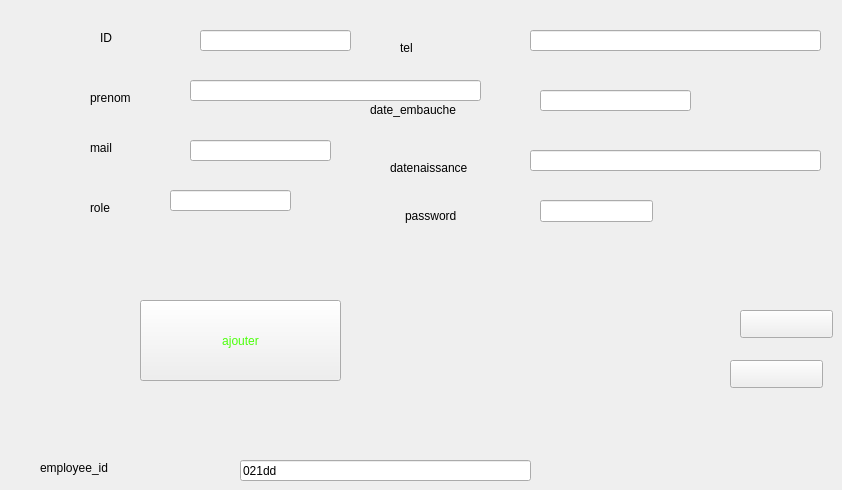
      <widget class="QWidget" name="tab">
       <property name="enabled">
        <bool>true</bool>
       </property>
       <attribute name="title">
        <string>add</string>
       </attribute>
       <widget class="QLabel" name="label_19">
        <property name="geometry">
         <rect>
          <x>100</x>
          <y>30</y>
          <width>56</width>
          <height>16</height>
         </rect>
        </property>
        <property name="text">
         <string>ID</string>
        </property>
       </widget>
       <widget class="QLabel" name="label_29">
        <property name="geometry">
         <rect>
          <x>90</x>
          <y>90</y>
          <width>56</width>
          <height>16</height>
         </rect>
        </property>
        <property name="text">
         <string>prenom</string>
        </property>
       </widget>
       <widget class="QLabel" name="label_30">
        <property name="geometry">
         <rect>
          <x>90</x>
          <y>140</y>
          <width>56</width>
          <height>16</height>
         </rect>
        </property>
        <property name="text">
         <string>mail</string>
        </property>
       </widget>
       <widget class="QLabel" name="label_31">
        <property name="geometry">
         <rect>
          <x>90</x>
          <y>200</y>
          <width>91</width>
          <height>16</height>
         </rect>
        </property>
        <property name="text">
         <string>role</string>
        </property>
       </widget>
       <widget class="QLabel" name="label_32">
        <property name="geometry">
         <rect>
          <x>370</x>
          <y>100</y>
          <width>111</width>
          <height>20</height>
         </rect>
        </property>
        <property name="text">
         <string>date_embauche</string>
        </property>
       </widget>
       <widget class="QLabel" name="label_34">
        <property name="geometry">
         <rect>
          <x>40</x>
          <y>460</y>
          <width>91</width>
          <height>16</height>
         </rect>
        </property>
        <property name="text">
         <string>employee_id</string>
        </property>
       </widget>
       <widget class="QPushButton" name="ajouter">
        <property name="geometry">
         <rect>
          <x>140</x>
          <y>300</y>
          <width>201</width>
          <height>81</height>
         </rect>
        </property>
        <property name="styleSheet">
         <string notr="true">color:rgb(75, 255, 10)</string>
        </property>
        <property name="text">
         <string>ajouter</string>
        </property>
       </widget>
       <widget class="QPushButton" name="updatebutton">
        <property name="geometry">
         <rect>
          <x>740</x>
          <y>310</y>
          <width>93</width>
          <height>28</height>
         </rect>
        </property>
        <property name="text">
         <string/>
        </property>
       </widget>
       <widget class="QPushButton" name="clear_fields_add">
        <property name="geometry">
         <rect>
          <x>730</x>
          <y>360</y>
          <width>93</width>
          <height>28</height>
         </rect>
        </property>
        <property name="text">
         <string/>
        </property>
       </widget>
       <widget class="QLabel" name="label_36">
        <property name="geometry">
         <rect>
          <x>390</x>
          <y>160</y>
          <width>91</width>
          <height>16</height>
         </rect>
        </property>
        <property name="text">
         <string>datenaissance</string>
        </property>
       </widget>
       <widget class="QLineEdit" name="date_embauche_lineEdit">
        <property name="geometry">
         <rect>
          <x>540</x>
          <y>90</y>
          <width>151</width>
          <height>21</height>
         </rect>
        </property>
        <property name="text">
         <string/>
        </property>
       </widget>
       <widget class="QLineEdit" name="id_lineEdit">
        <property name="geometry">
         <rect>
          <x>200</x>
          <y>30</y>
          <width>151</width>
          <height>21</height>
         </rect>
        </property>
        <property name="styleSheet">
         <string notr="true"/>
        </property>
        <property name="text">
         <string/>
        </property>
       </widget>
       <widget class="QLineEdit" name="mail_lineEdit">
        <property name="geometry">
         <rect>
          <x>190</x>
          <y>140</y>
          <width>141</width>
          <height>21</height>
         </rect>
        </property>
        <property name="text">
         <string/>
        </property>
       </widget>
       <widget class="QLineEdit" name="employee_id_lineEdit">
        <property name="geometry">
         <rect>
          <x>240</x>
          <y>460</y>
          <width>291</width>
          <height>21</height>
         </rect>
        </property>
        <property name="text">
         <string>021dd</string>
        </property>
       </widget>
       <widget class="QLineEdit" name="role_lineEdit">
        <property name="geometry">
         <rect>
          <x>170</x>
          <y>190</y>
          <width>121</width>
          <height>21</height>
         </rect>
        </property>
        <property name="text">
         <string/>
        </property>
       </widget>
       <widget class="QLineEdit" name="prenom_lineEdit">
        <property name="geometry">
         <rect>
          <x>190</x>
          <y>80</y>
          <width>291</width>
          <height>21</height>
         </rect>
        </property>
        <property name="text">
         <string/>
        </property>
       </widget>
       <widget class="QLineEdit" name="datenaissance_lineEdit">
        <property name="geometry">
         <rect>
          <x>530</x>
          <y>150</y>
          <width>291</width>
          <height>21</height>
         </rect>
        </property>
        <property name="text">
         <string/>
        </property>
       </widget>
       <widget class="QLineEdit" name="tel_lineEdit">
        <property name="geometry">
         <rect>
          <x>530</x>
          <y>30</y>
          <width>291</width>
          <height>21</height>
         </rect>
        </property>
        <property name="text">
         <string/>
        </property>
       </widget>
       <widget class="QLabel" name="label_37">
        <property name="geometry">
         <rect>
          <x>400</x>
          <y>40</y>
          <width>91</width>
          <height>16</height>
         </rect>
        </property>
        <property name="text">
         <string>tel</string>
        </property>
       </widget>
       <widget class="QLabel" name="label_39">
        <property name="geometry">
         <rect>
          <x>-30</x>
          <y>30</y>
          <width>56</width>
          <height>16</height>
         </rect>
        </property>
        <property name="text">
         <string>ID</string>
        </property>
       </widget>
       <widget class="QLabel" name="label_40">
        <property name="geometry">
         <rect>
          <x>-40</x>
          <y>70</y>
          <width>56</width>
          <height>16</height>
         </rect>
        </property>
        <property name="text">
         <string>name</string>
        </property>
       </widget>
       <widget class="QLabel" name="label_33">
        <property name="geometry">
         <rect>
          <x>405</x>
          <y>206</y>
          <width>101</width>
          <height>20</height>
         </rect>
        </property>
        <property name="text">
         <string>password</string>
        </property>
       </widget>
       <widget class="QLineEdit" name="passwordlineEdit">
        <property name="geometry">
         <rect>
          <x>540</x>
          <y>200</y>
          <width>113</width>
          <height>22</height>
         </rect>
        </property>
       </widget>
      </widget>
